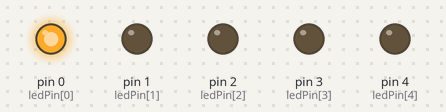
Bench run of a sketch on a simulated Arduino Uno, built with avr-gcc and run on an emulated ATmega328P. Shown: output pins drawn as LEDs (lit = HIGH).

Above: at 0.1 s.
At 0.6 s:
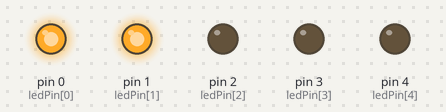
At 1.1 s:
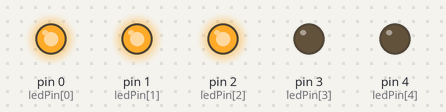
At 1.6 s:
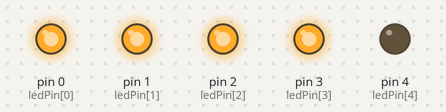
At 2.1 s:
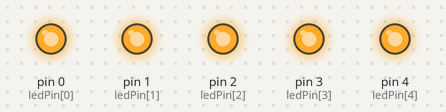
Timing chart, 0 to 3.6 s (numbered marks = the images above):
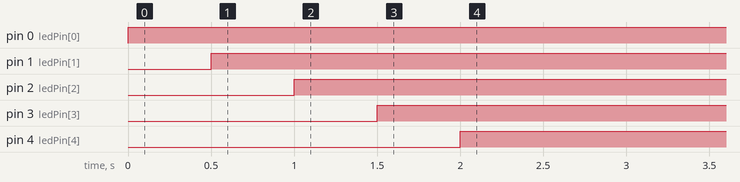

Measured:
- by itself, pin 0 (ledPin[0]): LOW → HIGH at 0.00 s
- by itself, pin 1 (ledPin[1]): LOW → HIGH at 0.50 s
- by itself, pin 2 (ledPin[2]): LOW → HIGH at 1.0 s
- by itself, pin 3 (ledPin[3]): LOW → HIGH at 1.5 s
- by itself, pin 4 (ledPin[4]): LOW → HIGH at 2.0 s

The sketch:

5_arduino.ino
```cpp
const int numberOfLEDs = 5;
byte ledPin[numberOfLEDs] = { 0, 1, 2, 3, 4 };
const int duration = 500;

void setup() {
  int i;
  for (i = 0; i < numberOfLEDs; i++) {
    pinMode(ledPin[i], OUTPUT);
    digitalWrite(ledPin[i], LOW);
  }
}

void loop() {
  int i;


  for (i = 0; i < numberOfLEDs; i++) {
    digitalWrite(ledPin[i], HIGH);
    delay(duration);
  }
}
```

1_input-output-array.c
```cpp
#include <stdio.h>

int main() {
  int n;
  printf("Nhap so luong phan tu cua mang: ");
  scanf("%d", &n);

  int a[n];
  for (int i = 0; i < n; i++) {
    printf("Nhap a[%d]: ", i);
    scanf("%d", &a[i]);
  }

  int j;
  for (j = 0; j < n; j++) {
    printf("%d\n", a[j]);
  }
}
```

2.c
```cpp
#include <math.h>
#include <stdbool.h>
#include <stdio.h>

int oddSum(int *a, int n) {
  int i;
  int sum = 0;
  for (i = 0; i < n; i++) {
    if (a[i] % 2 != 0) {
      sum += a[i];
    }
  }
  return sum;
}

bool isPerfectSquare(int n) {
  int sqrt_n = sqrt(n);
  return sqrt_n * sqrt_n == n;
}

int perfectSquareSum(int *a, int n) {
  int i;
  int sum = 0;
  for (i = 0; i < n; i++) {
    if (isPerfectSquare(a[i])) {
      sum += a[i];
    }
  }
  return sum;
}

int main() {
  int n;
  printf("Nhap so luong phan tu cua mang: ");
  scanf("%d", &n);

  int a[n];
  for (int i = 0; i < n; i++) {
    printf("Nhap a[%d]: ", i);
    scanf("%d", &a[i]);
  }

  printf("Tong cac phan tu la so le: %d\n", oddSum(a, n));
  printf("Tong cac phan tu la so chinh phuong: %d", perfectSquareSum(a, n));
}
```
